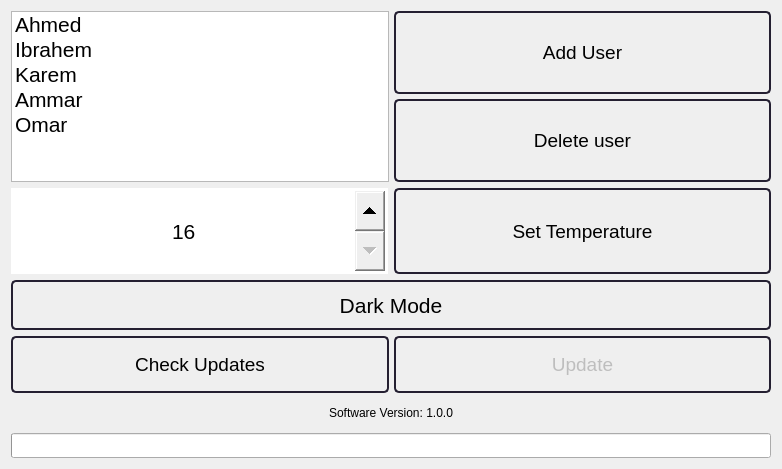
        <widget class="QWidget" name="settings_tab">
         <attribute name="icon">
          <iconset resource="resources/icons.qrc">
           <normaloff>:/tabs_icons/icons/tabs_icons/settings.png</normaloff>:/tabs_icons/icons/tabs_icons/settings.png</iconset>
         </attribute>
         <attribute name="title">
          <string>Settings</string>
         </attribute>
         <layout class="QGridLayout" name="gridLayout_8">
          <item row="0" column="0">
           <layout class="QVBoxLayout" name="verticalLayout_8" stretch="6,3,2,2,1,1">
            <item>
             <layout class="QHBoxLayout" name="horizontalLayout_10">
              <property name="spacing">
               <number>5</number>
              </property>
              <item>
               <widget class="QListWidget" name="users_list">
                <property name="sizePolicy">
                 <sizepolicy hsizetype="Preferred" vsizetype="Preferred">
                  <horstretch>0</horstretch>
                  <verstretch>0</verstretch>
                 </sizepolicy>
                </property>
                <property name="minimumSize">
                 <size>
                  <width>377</width>
                  <height>140</height>
                 </size>
                </property>
                <property name="maximumSize">
                 <size>
                  <width>16777215</width>
                  <height>16777215</height>
                 </size>
                </property>
                <property name="sizeIncrement">
                 <size>
                  <width>0</width>
                  <height>0</height>
                 </size>
                </property>
                <property name="font">
                 <font>
                  <pointsize>16</pointsize>
                 </font>
                </property>
                <property name="styleSheet">
                 <string notr="true">QScrollBar:vertical, QScrollBar:horizontal {
    width: 30px;
    height: 30px;
}

/* Larger buttons for scrollbar */
QScrollBar::add-line:vertical, QScrollBar::sub-line:vertical,
QScrollBar::add-line:horizontal, QScrollBar::sub-line:horizontal {
    width: 30px;
    height: 30px;
}

/* Customize the arrow size */
QScrollBar::up-arrow:vertical, QScrollBar::down-arrow:vertical,
QScrollBar::left-arrow:horizontal, QScrollBar::right-arrow:horizontal {
    width: 25px;
    height: 25px;
}</string>
                </property>
                <property name="textElideMode">
                 <enum>Qt::ElideRight</enum>
                </property>
                <property name="viewMode">
                 <enum>QListView::ListMode</enum>
                </property>
                <property name="sortingEnabled">
                 <bool>false</bool>
                </property>
                <item>
                 <property name="text">
                  <string>Ahmed</string>
                 </property>
                </item>
                <item>
                 <property name="text">
                  <string>Ibrahem</string>
                 </property>
                </item>
                <item>
                 <property name="text">
                  <string>Karem</string>
                 </property>
                </item>
                <item>
                 <property name="text">
                  <string>Ammar</string>
                 </property>
                </item>
                <item>
                 <property name="text">
                  <string>Omar</string>
                 </property>
                </item>
               </widget>
              </item>
              <item>
               <layout class="QVBoxLayout" name="verticalLayout_9">
                <item>
                 <widget class="QPushButton" name="adduser_button">
                  <property name="sizePolicy">
                   <sizepolicy hsizetype="Preferred" vsizetype="Preferred">
                    <horstretch>0</horstretch>
                    <verstretch>0</verstretch>
                   </sizepolicy>
                  </property>
                  <property name="minimumSize">
                   <size>
                    <width>377</width>
                    <height>55</height>
                   </size>
                  </property>
                  <property name="maximumSize">
                   <size>
                    <width>16777215</width>
                    <height>16777215</height>
                   </size>
                  </property>
                  <property name="font">
                   <font>
                    <pointsize>14</pointsize>
                   </font>
                  </property>
                  <property name="styleSheet">
                   <string notr="true">QPushButton {
    border-radius: 5px;  /* Makes the button rounded */
    padding: 10px;
border: 2px solid #241f31;
}

QPushButton:pressed {
background-color: #E9EFF4;
}</string>
                  </property>
                  <property name="text">
                   <string>Add User</string>
                  </property>
                  <property name="icon">
                   <iconset resource="resources/icons.qrc">
                    <normaloff>:/settings/icons/settings/9022821_user_circle_plus_duotone_icon.png</normaloff>:/settings/icons/settings/9022821_user_circle_plus_duotone_icon.png</iconset>
                  </property>
                  <property name="iconSize">
                   <size>
                    <width>48</width>
                    <height>48</height>
                   </size>
                  </property>
                 </widget>
                </item>
                <item>
                 <widget class="QPushButton" name="deleteuser_button">
                  <property name="sizePolicy">
                   <sizepolicy hsizetype="Preferred" vsizetype="Preferred">
                    <horstretch>0</horstretch>
                    <verstretch>0</verstretch>
                   </sizepolicy>
                  </property>
                  <property name="minimumSize">
                   <size>
                    <width>377</width>
                    <height>55</height>
                   </size>
                  </property>
                  <property name="maximumSize">
                   <size>
                    <width>16777215</width>
                    <height>16777215</height>
                   </size>
                  </property>
                  <property name="font">
                   <font>
                    <pointsize>14</pointsize>
                   </font>
                  </property>
                  <property name="styleSheet">
                   <string notr="true">QPushButton {
    border-radius: 5px;  /* Makes the button rounded */
    padding: 10px;
border: 2px solid #241f31;
}

QPushButton:pressed {
background-color: #E9EFF4;
}</string>
                  </property>
                  <property name="text">
                   <string>Delete user</string>
                  </property>
                  <property name="icon">
                   <iconset resource="resources/icons.qrc">
                    <normaloff>:/settings/icons/settings/9022762_user_circle_minus_duotone_icon.png</normaloff>:/settings/icons/settings/9022762_user_circle_minus_duotone_icon.png</iconset>
                  </property>
                  <property name="iconSize">
                   <size>
                    <width>48</width>
                    <height>48</height>
                   </size>
                  </property>
                 </widget>
                </item>
               </layout>
              </item>
             </layout>
            </item>
            <item>
             <layout class="QHBoxLayout" name="horizontalLayout_11">
              <item>
               <widget class="QSpinBox" name="temperature_spinbox">
                <property name="sizePolicy">
                 <sizepolicy hsizetype="Preferred" vsizetype="Preferred">
                  <horstretch>0</horstretch>
                  <verstretch>0</verstretch>
                 </sizepolicy>
                </property>
                <property name="minimumSize">
                 <size>
                  <width>377</width>
                  <height>75</height>
                 </size>
                </property>
                <property name="maximumSize">
                 <size>
                  <width>16777215</width>
                  <height>16777215</height>
                 </size>
                </property>
                <property name="font">
                 <font>
                  <pointsize>16</pointsize>
                 </font>
                </property>
                <property name="styleSheet">
                 <string notr="true">QSpinBox::up-button, QSpinBox::down-button {
    min-width: 30px;
    min-height: 30px;
}</string>
                </property>
                <property name="alignment">
                 <set>Qt::AlignCenter</set>
                </property>
                <property name="minimum">
                 <number>16</number>
                </property>
                <property name="maximum">
                 <number>40</number>
                </property>
                <property name="value">
                 <number>16</number>
                </property>
               </widget>
              </item>
              <item>
               <widget class="QPushButton" name="set_temperature_button">
                <property name="sizePolicy">
                 <sizepolicy hsizetype="Preferred" vsizetype="Preferred">
                  <horstretch>0</horstretch>
                  <verstretch>0</verstretch>
                 </sizepolicy>
                </property>
                <property name="minimumSize">
                 <size>
                  <width>377</width>
                  <height>75</height>
                 </size>
                </property>
                <property name="maximumSize">
                 <size>
                  <width>16777215</width>
                  <height>16777215</height>
                 </size>
                </property>
                <property name="font">
                 <font>
                  <pointsize>14</pointsize>
                 </font>
                </property>
                <property name="styleSheet">
                 <string notr="true">QPushButton {
    border-radius: 5px;  /* Makes the button rounded */
    padding: 10px;
border: 2px solid #241f31;
}

QPushButton:pressed {
background-color: #E9EFF4;
}</string>
                </property>
                <property name="text">
                 <string>Set Temperature</string>
                </property>
                <property name="icon">
                 <iconset resource="resources/icons.qrc">
                  <normaloff>:/settings/icons/settings/9022807_thermometer_simple_duotone_icon.png</normaloff>:/settings/icons/settings/9022807_thermometer_simple_duotone_icon.png</iconset>
                </property>
                <property name="iconSize">
                 <size>
                  <width>48</width>
                  <height>48</height>
                 </size>
                </property>
               </widget>
              </item>
             </layout>
            </item>
            <item>
             <widget class="QPushButton" name="visual_mode_button">
              <property name="minimumSize">
               <size>
                <width>760</width>
                <height>50</height>
               </size>
              </property>
              <property name="maximumSize">
               <size>
                <width>16777215</width>
                <height>16777215</height>
               </size>
              </property>
              <property name="font">
               <font>
                <pointsize>16</pointsize>
               </font>
              </property>
              <property name="styleSheet">
               <string notr="true">QPushButton {
    border-radius: 5px;  /* Makes the button rounded */
    padding: 10px;
border: 2px solid #241f31;
}

QPushButton:checked {
background-color: #E9EFF4;
}</string>
              </property>
              <property name="text">
               <string>Dark Mode</string>
              </property>
              <property name="checkable">
               <bool>true</bool>
              </property>
             </widget>
            </item>
            <item>
             <layout class="QHBoxLayout" name="horizontalLayout_12">
              <property name="spacing">
               <number>5</number>
              </property>
              <item>
               <widget class="QPushButton" name="check_updates_button">
                <property name="sizePolicy">
                 <sizepolicy hsizetype="Preferred" vsizetype="Preferred">
                  <horstretch>0</horstretch>
                  <verstretch>0</verstretch>
                 </sizepolicy>
                </property>
                <property name="minimumSize">
                 <size>
                  <width>377</width>
                  <height>50</height>
                 </size>
                </property>
                <property name="maximumSize">
                 <size>
                  <width>16777215</width>
                  <height>16777215</height>
                 </size>
                </property>
                <property name="font">
                 <font>
                  <pointsize>14</pointsize>
                 </font>
                </property>
                <property name="styleSheet">
                 <string notr="true">QPushButton {
    border-radius: 5px;  /* Makes the button rounded */
    padding: 10px;
border: 2px solid #241f31;
}

QPushButton:pressed {
background-color: #E9EFF4;
}</string>
                </property>
                <property name="text">
                 <string>Check Updates</string>
                </property>
                <property name="icon">
                 <iconset resource="resources/icons.qrc">
                  <normaloff>:/settings/icons/settings/9022183_arrows_counter_clockwise_duotone_icon.png</normaloff>:/settings/icons/settings/9022183_arrows_counter_clockwise_duotone_icon.png</iconset>
                </property>
                <property name="iconSize">
                 <size>
                  <width>48</width>
                  <height>48</height>
                 </size>
                </property>
               </widget>
              </item>
              <item>
               <widget class="QPushButton" name="update_button">
                <property name="enabled">
                 <bool>false</bool>
                </property>
                <property name="sizePolicy">
                 <sizepolicy hsizetype="Preferred" vsizetype="Preferred">
                  <horstretch>0</horstretch>
                  <verstretch>0</verstretch>
                 </sizepolicy>
                </property>
                <property name="minimumSize">
                 <size>
                  <width>377</width>
                  <height>50</height>
                 </size>
                </property>
                <property name="maximumSize">
                 <size>
                  <width>16777215</width>
                  <height>16777215</height>
                 </size>
                </property>
                <property name="font">
                 <font>
                  <pointsize>14</pointsize>
                 </font>
                </property>
                <property name="styleSheet">
                 <string notr="true">QPushButton {
    border-radius: 5px;  /* Makes the button rounded */
    padding: 10px;
border: 2px solid #241f31;
}

QPushButton:pressed {
background-color: #E9EFF4;
}</string>
                </property>
                <property name="text">
                 <string>Update</string>
                </property>
                <property name="icon">
                 <iconset resource="resources/icons.qrc">
                  <normaloff>:/settings/icons/settings/9022398_cloud_arrow_down_duotone_icon.png</normaloff>:/settings/icons/settings/9022398_cloud_arrow_down_duotone_icon.png</iconset>
                </property>
                <property name="iconSize">
                 <size>
                  <width>48</width>
                  <height>48</height>
                 </size>
                </property>
                <property name="autoDefault">
                 <bool>false</bool>
                </property>
               </widget>
              </item>
             </layout>
            </item>
            <item>
             <widget class="QLabel" name="software_version_label">
              <property name="minimumSize">
               <size>
                <width>760</width>
                <height>25</height>
               </size>
              </property>
              <property name="maximumSize">
               <size>
                <width>16777215</width>
                <height>16777215</height>
               </size>
              </property>
              <property name="text">
               <string>Software Version: 1.0.0</string>
              </property>
              <property name="alignment">
               <set>Qt::AlignCenter</set>
              </property>
             </widget>
            </item>
            <item>
             <widget class="QProgressBar" name="update_progress_bar">
              <property name="sizePolicy">
               <sizepolicy hsizetype="Preferred" vsizetype="Preferred">
                <horstretch>0</horstretch>
                <verstretch>0</verstretch>
               </sizepolicy>
              </property>
              <property name="minimumSize">
               <size>
                <width>760</width>
                <height>25</height>
               </size>
              </property>
              <property name="maximumSize">
               <size>
                <width>16777215</width>
                <height>25</height>
               </size>
              </property>
              <property name="value">
               <number>0</number>
              </property>
              <property name="alignment">
               <set>Qt::AlignCenter</set>
              </property>
              <property name="textVisible">
               <bool>false</bool>
              </property>
              <property name="invertedAppearance">
               <bool>false</bool>
              </property>
             </widget>
            </item>
           </layout>
          </item>
         </layout>
        </widget>
